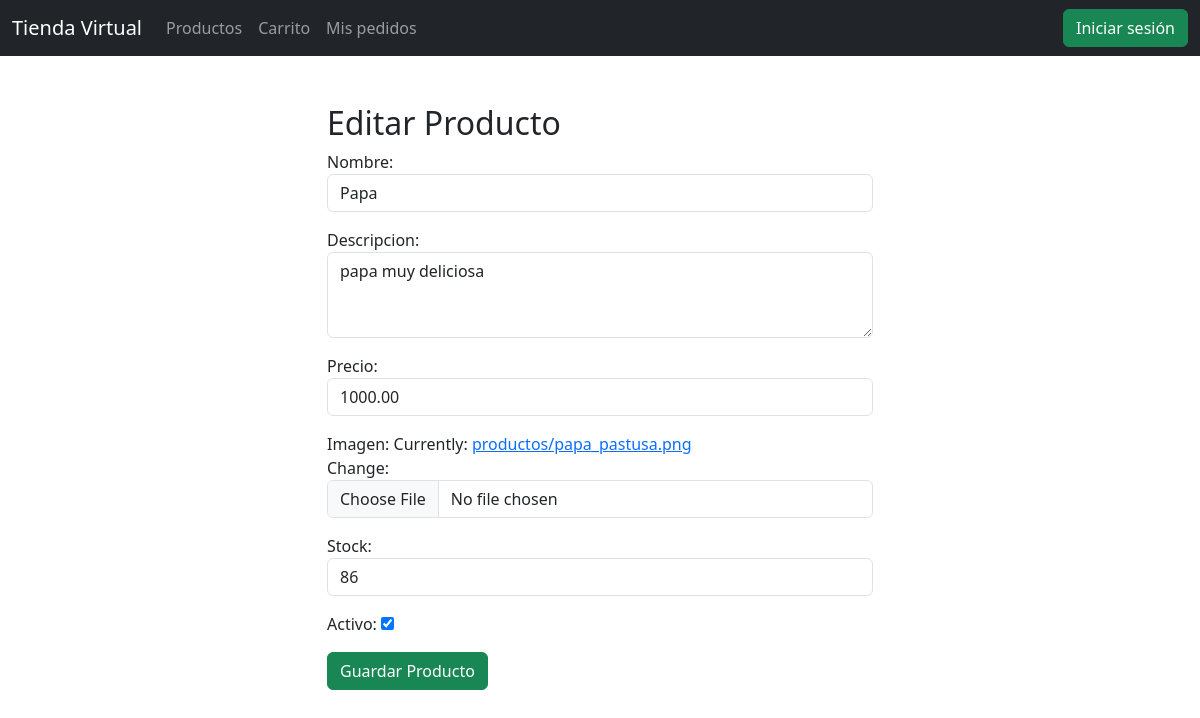
The app's page /productos/editar/1/ with its own data.
### productos/models.py (models this page shows, shortened)
class Producto(models.Model):
    nombre = models.CharField(max_length=200)
    descripcion = models.TextField()
    precio = models.DecimalField(max_digits=10, decimal_places=2)
    imagen = models.ImageField(upload_to='productos/')
    stock = models.PositiveIntegerField(default=0)
    activo = models.BooleanField(default=True)
    '''El método save ya está creado por defecto en Django, aquí lo estamos sobreescribiendo de acuerdo con
    la regla activo o inactivo que depende del stock'''
    def save(self, *args, **kwargs):
        if self.stock == 0:
            self.activo = False
        super().save(*args, **kwargs)

### productos/views.py (the view)
# urls.py: path('editar/<int:pk>/', ProductoUpdateView.as_view(), name='editar_producto'),
class ProductoUpdateView(UpdateView):
    model = Producto
    form_class = ProductoForm
    template_name = 'productos/crear_producto.html'
    success_url = reverse_lazy('lista_productos')

### productos/forms.py
class ProductoForm(forms.ModelForm):
    class Meta:
        model = Producto
        fields = '__all__'
        widgets = {'nombre': forms.TextInput(attrs={'class': 'form-control'}),
            'descripcion': forms.Textarea(attrs={'class': 'form-control', 'rows': 3}),
            'precio': forms.NumberInput(attrs={'class': 'form-control'}),
            'stock': forms.NumberInput(attrs={'class': 'form-control'}),
            'imagen': forms.ClearableFileInput(attrs={'class': 'form-control'}),
        }

### carrito/context_processors.py (called while the page is built)
def carrito_total(request):
    if request.user.is_authenticated:
        total_items = ItemCarrito.objects.filter(usuario=request.user).count()
    else:
        total_items = 0
    return {
        'carrito_total_items': total_items
    }

### productos/templates/productos/crear_producto.html (shortened to what this page needs)
{% extends 'core/base.html' %}
{% block content %}
<div class="container mt-5">
    <div class="col-md-6 offset-md-3">
<h2>
    {% if form.instance.pk %}
        Editar Producto
    {% else %}
        Crear Producto
    {% endif %}
</h2>
<form method="POST" enctype="multipart/form-data">
    {{ form.as_p }}
    <button class="btn btn-success">
        Guardar Producto
    </button>
</form>
{% endblock %}

### records on screen
Producto: nombre "Papa", descripcion "papa muy deliciosa", precio "1000.00", stock "86", activo "☑"
